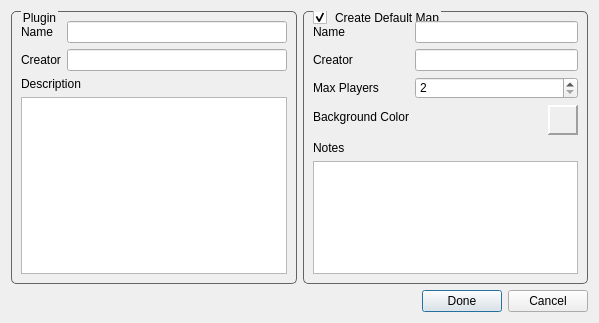
<?xml version="1.0" encoding="UTF-8"?>
<ui version="4.0">
 <class>NewPluginDialog</class>
 <widget class="QDialog" name="NewPluginDialog">
  <property name="geometry">
   <rect>
    <x>0</x>
    <y>0</y>
    <width>599</width>
    <height>323</height>
   </rect>
  </property>
  <property name="windowTitle">
   <string>New Plugin</string>
  </property>
  <property name="styleSheet">
   <string notr="true">QGroupBox {
border: 1px solid rgb(100,100,100);
border-radius: 5px;
margin-top: 2ex;
}

QGroupBox::title {
subcontrol-origin: margin;
left: 10px;
}
</string>
  </property>
  <layout class="QVBoxLayout" name="verticalLayout_3">
   <item>
    <layout class="QHBoxLayout" name="horizontalLayout_2">
     <item>
      <widget class="QGroupBox" name="groupBox">
       <property name="title">
        <string>Plugin</string>
       </property>
       <layout class="QVBoxLayout" name="verticalLayout">
        <item>
         <layout class="QFormLayout" name="formLayout">
          <property name="fieldGrowthPolicy">
           <enum>QFormLayout::AllNonFixedFieldsGrow</enum>
          </property>
          <item row="0" column="1">
           <widget class="QLineEdit" name="mResNameLE"/>
          </item>
          <item row="1" column="0">
           <widget class="QLabel" name="label">
            <property name="text">
             <string>Creator</string>
            </property>
           </widget>
          </item>
          <item row="1" column="1">
           <widget class="QLineEdit" name="mCreatorNameLE"/>
          </item>
          <item row="0" column="0">
           <widget class="QLabel" name="label_3">
            <property name="text">
             <string>Name</string>
            </property>
           </widget>
          </item>
         </layout>
        </item>
        <item>
         <widget class="QLabel" name="label_2">
          <property name="text">
           <string>Description</string>
          </property>
         </widget>
        </item>
        <item>
         <widget class="QPlainTextEdit" name="mDescriptionTextEdit"/>
        </item>
       </layout>
      </widget>
     </item>
     <item>
      <widget class="QGroupBox" name="mSceneGB">
       <property name="title">
        <string>Create Default Map</string>
       </property>
       <property name="checkable">
        <bool>true</bool>
       </property>
       <property name="checked">
        <bool>true</bool>
       </property>
       <layout class="QFormLayout" name="formLayout_2">
        <item row="0" column="0">
         <widget class="QLabel" name="label_4">
          <property name="text">
           <string>Name</string>
          </property>
         </widget>
        </item>
        <item row="0" column="1">
         <widget class="QLineEdit" name="mSceneNameLE"/>
        </item>
        <item row="1" column="0">
         <widget class="QLabel" name="label_5">
          <property name="text">
           <string>Creator</string>
          </property>
         </widget>
        </item>
        <item row="1" column="1">
         <widget class="QLineEdit" name="mSceneCreatorLE"/>
        </item>
        <item row="2" column="0">
         <widget class="QLabel" name="label_7">
          <property name="text">
           <string>Max Players</string>
          </property>
         </widget>
        </item>
        <item row="2" column="1">
         <widget class="QSpinBox" name="mMaxPlayersSB">
          <property name="minimum">
           <number>2</number>
          </property>
          <property name="maximum">
           <number>16</number>
          </property>
         </widget>
        </item>
        <item row="3" column="0">
         <widget class="QLabel" name="mColorLbl">
          <property name="enabled">
           <bool>true</bool>
          </property>
          <property name="text">
           <string>Background Color</string>
          </property>
          <property name="alignment">
           <set>Qt::AlignLeading|Qt::AlignLeft|Qt::AlignVCenter</set>
          </property>
         </widget>
        </item>
        <item row="3" column="1">
         <layout class="QHBoxLayout" name="horizontalLayout_3">
          <item>
           <spacer name="horizontalSpacer_2">
            <property name="orientation">
             <enum>Qt::Horizontal</enum>
            </property>
            <property name="sizeHint" stdset="0">
             <size>
              <width>40</width>
              <height>20</height>
             </size>
            </property>
           </spacer>
          </item>
          <item>
           <widget class="ClickableFrame" name="mColorBtn">
            <property name="enabled">
             <bool>true</bool>
            </property>
            <property name="minimumSize">
             <size>
              <width>30</width>
              <height>30</height>
             </size>
            </property>
            <property name="maximumSize">
             <size>
              <width>20</width>
              <height>30</height>
             </size>
            </property>
            <property name="styleSheet">
             <string notr="true"/>
            </property>
            <property name="frameShape">
             <enum>QFrame::Panel</enum>
            </property>
            <property name="frameShadow">
             <enum>QFrame::Raised</enum>
            </property>
            <property name="lineWidth">
             <number>2</number>
            </property>
            <property name="midLineWidth">
             <number>0</number>
            </property>
           </widget>
          </item>
         </layout>
        </item>
        <item row="4" column="0">
         <widget class="QLabel" name="label_6">
          <property name="text">
           <string>Notes</string>
          </property>
         </widget>
        </item>
        <item row="5" column="0" colspan="2">
         <widget class="QPlainTextEdit" name="mSceneNotesPTE"/>
        </item>
       </layout>
      </widget>
     </item>
    </layout>
   </item>
   <item>
    <layout class="QHBoxLayout" name="horizontalLayout">
     <item>
      <spacer name="horizontalSpacer">
       <property name="orientation">
        <enum>Qt::Horizontal</enum>
       </property>
       <property name="sizeHint" stdset="0">
        <size>
         <width>40</width>
         <height>20</height>
        </size>
       </property>
      </spacer>
     </item>
     <item>
      <widget class="QPushButton" name="mDoneBtn">
       <property name="text">
        <string>Done</string>
       </property>
      </widget>
     </item>
     <item>
      <widget class="QPushButton" name="mCancelBtn">
       <property name="text">
        <string>Cancel</string>
       </property>
      </widget>
     </item>
    </layout>
   </item>
  </layout>
 </widget>
 <customwidgets>
  <customwidget>
   <class>ClickableFrame</class>
   <extends>QFrame</extends>
   <header>clickableframe.h</header>
   <container>1</container>
   <slots>
    <signal>clicked()</signal>
   </slots>
  </customwidget>
 </customwidgets>
 <resources/>
 <connections/>
</ui>
